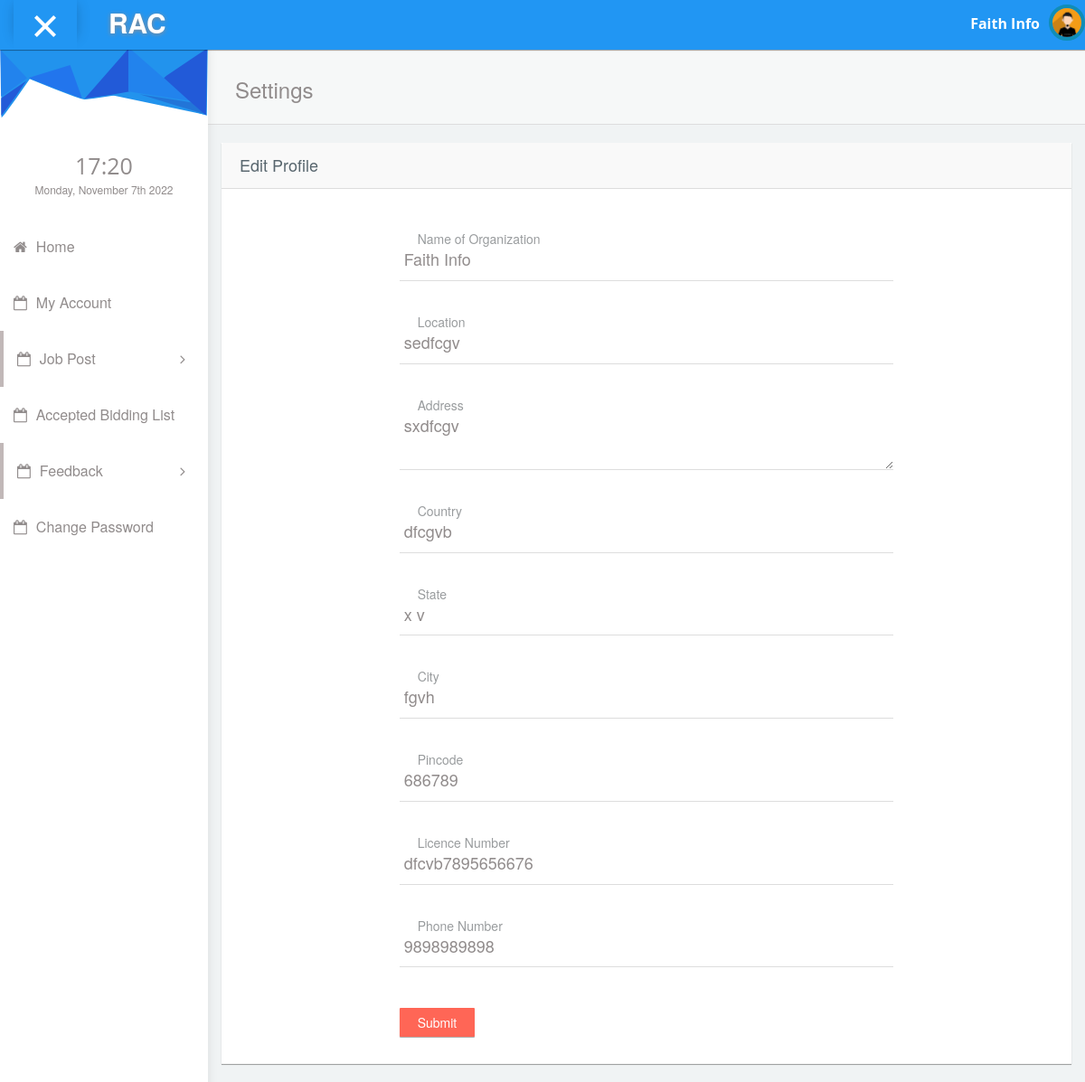
Page /organization/myaccount.php (signed in) on the committed database.
### tables this page shows
CREATE TABLE IF NOT EXISTS `org_reg` (
  `oid` int(11) NOT NULL AUTO_INCREMENT,
  `org_name` varchar(100) NOT NULL,
  `location` varchar(100) DEFAULT NULL,
  `address` text NOT NULL,
  `country` varchar(30) NOT NULL,
  `state` varchar(40) NOT NULL,
  `city` varchar(50) NOT NULL,
  `pincode` int(10) DEFAULT NULL,
  `license_no` varchar(20) NOT NULL,
  `ph_no` varchar(15) NOT NULL,
  `email` varchar(100) NOT NULL,
  PRIMARY KEY (`oid`)
);

### connectionclass.php (called while the page is built, shortened)
<?php
class ConnectionClass
{
public $db=null;
public function open()
{
$this->db=mysqli_connect('localhost','root','','rent_a_coder') or die('Error: ' . mysqli_error($myConnection));
	}
public function GetSingleData($qry)
{
  try
  {
      $result=mysqli_query($this->db,$qry);
	  if($result)
	  {
	         $row=mysqli_fetch_row($result) ;
			 return $row[0];
			 }
			 else
			 {
			     throw new Exception(mysqli_error($this->db));
			 }
    }
	catch(Exception $e)
	{
	         return $e->getMessage();
	}
 }
 public function GetSingleRow($qry)
 {
	try
	{
	    $result=mysqli_query($this->db,$qry);
		if($result)
		{
		   $row = mysqli_fetch_array($result);
		   return $row;
		   }
else
 throw new Exception(mysql_error());
}
catch(Exception $e)
{
return $e->getMessage();
}
}
}
?>

### organization/myaccount.php (the view, shortened to what this page needs)
<?php require_once('header.php');
require_once("../connectionclass.php");
$obj=new ConnectionClass();
 $email=$_SESSION['email'];
$qry="select * from org_reg where email='$email'";
$exe=$obj->GetSingleRow($qry);
  		?>
            <div id="content">
                <div class="panel box-shadow-none content-header">
                  <div class="panel-body">
                    <div class="col-md-12">
                        <h3 class="animated fadeInLeft">Settings</h3>
                    </div>
                  </div>
                </div>
                <div class="form-element">
                <div class="col-md-12 padding-0">
                <div class="col-md-12">
                  <div class="col-md-12 panel">
                    <div class="col-md-12 panel-heading">
                      <h4>Edit Profile</h4>
                    </div>
                    <div class="col-md-12 panel-body" style="padding-bottom:30px;">
                      <div class="col-md-2">
                      </div>
                        <div class="col-md-8">
                        <form class="cmxform"  method="post" action="codes/profileorg_exe.php?action=update">
                          <div class="col-md-12">
                             <div class="form-group form-animate-text" style="margin-top:40px !important;">
                              <input type="text" class="form-text" placeholder="Name" value="<?php echo $exe['org_name'];?>" name="org_name" pattern="[a-zA-Z ]+" title="Characters only" required>
                              <label>Name of Organization</label>
                            </div>
                            <div class="form-group form-animate-text" style="margin-top:40px !important;">
                              <input type="text" class="form-text" placeholder="location" value="<?php echo $exe['location'];?>" name="location" pattern="[a-zA-Z ]+" title="Characters only" required>
                              <label>Location</label>
                            </div>
                            <div class="form-group form-animate-text" style="margin-top:40px !important;">
                              <textarea name="address" class="form-text" placeholder="Address" value="<?php echo $exe['address'];?>" pattern="/^[a-zA-Z0-9 _-.,:']+$/" title="Must contain alphabets and numbers" required ><?php echo $exe['address'];?></textarea>
                              <label>Address</label>
                            </div>
                            <div class="form-group form-animate-text" style="margin-top:40px !important;">
                              <input type="text" class="form-text" placeholder="Country" value="<?php echo $exe['country'];?>" name="country" pattern="[a-zA-Z ]+" title="Characters only" required>
                              <label>Country</label>
                            </div>
                            <div class="form-group form-animate-text" style="margin-top:40px !important;">
                              <input type="text" class="form-text" placeholder="State" value="<?php echo $exe['state'];?>" name="state" pattern="[a-zA-Z ]+" title="Characters only" required>
                              <label>State</label>
                            </div>
                            <div class="form-group form-animate-text" style="margin-top:40px !important;">
                              <input type="text" class="form-text" placeholder="City" value="<?php echo $exe['city'];?>" name="city" pattern="[a-zA-Z ]+" title="Characters only" required>
                              <label>City</label>
                            </div>
                            <div class="form-group form-animate-text" style="margin-top:40px !important;">
                              <input type="text" class="form-text" placeholder="Pincode" value="<?php echo $exe['pincode'];?>" name="pincode" pattern="[6789][0-9]+" minlength="6" maxlength="6"   required>
                              <label>Pincode</label>
                            </div>
                            <div class="form-group form-animate-text" style="margin-top:40px !important;">
                              <input type="text" class="form-text" placeholder="license Number" value="<?php echo $exe['license_no'];?>" name="license_no" pattern="/^[a-zA-Z0-9 _-.,:']+$/" title="Must contain alphabets and numbers"required>
                              <label>Licence Number</label>
                            </div>
                            <div class="form-group form-animate-text" style="margin-top:40px !important;">
                              <input type="text" class="form-text" placeholder="Mobile Number" pattern="[9876][0-9]{9}" value="<?php echo $exe['ph_no'];?>" title="Enter a valid mobile number" maxlength="10" minlength="10" required="" name="ph_no">
                              <label>Phone Number</label>
                            </div>
                          </div>
                          <div class="col-md-12">
                              <input class="submit btn btn-danger" type="submit" value="Submit">
                        </div>
                      </form>
                    </div>
                    <div class="col-md-2">
                      </div>
                  </div>
                </div>
              </div>
              </div>
              </div>
            </div>
<?php require_once('footer.php'); ?>

### organization/header.php (shortened to what this page needs)
<!DOCTYPE html>
<html lang="en">
<head>
    <link rel="stylesheet" type="text/css" href="../admintemplate/css/bootstrap.min.css">
      <link rel="stylesheet" type="text/css" href="../admintemplate/css/plugins/font-awesome.min.css"/>
      <link rel="stylesheet" type="text/css" href="../admintemplate/css/plugins/simple-line-icons.css"/>
      <link rel="stylesheet" type="text/css" href="../admintemplate/css/plugins/animate.min.css"/>
      <link rel="stylesheet" type="text/css" href="../admintemplate/css/plugins/fullcalendar.min.css"/>
	<link href="../admintemplate/css/style.css" rel="stylesheet">
  </head>
<?php
require_once("../connectionclass.php");
$obj=new ConnectionClass();
$email=$_SESSION['email'];
$qry="select org_name from org_reg where email='$email'";
$name=$obj->GetSingleData($qry);
?>
 <body id="mimin" class="dashboard">
        <nav class="navbar navbar-default header navbar-fixed-top">
          <div class="col-md-12 nav-wrapper">
            <div class="navbar-header" style="width:100%;">
              <div class="opener-left-menu is-open">
                <span class="bottom"></span>
              </div>
                <a href="index.php" class="navbar-brand">
                 <b>RAC</b>
                </a>
              <ul class="nav navbar-nav navbar-right user-nav">
                <li class="user-name"><span><?php echo $name; ?></span></li>
                  <li class="dropdown avatar-dropdown">
                   <img src="../admintemplate/img/avatar.jpg" class="img-circle avatar" alt="user name" data-toggle="dropdown" aria-haspopup="true" aria-expanded="true"/>
                </li>
              </ul>
            </div>
          </div>
        </nav>
      <div class="container-fluid mimin-wrapper">
            <div id="left-menu">
              <div class="sub-left-menu scroll">
                <ul class="nav nav-list">
                    <li><div class="left-bg"></div></li>
                    <li class="time">
                      <h1 class="animated fadeInLeft" style="font-size: 25px;">21:00</h1>
                      <p class="animated fadeInRight">Sat,October 1st 2029</p>
                    </li>
                     <li class="ripple"><a href="index.php"><span class="fa fa-home"></span>Home</a></li>
                      <li class="ripple"><a href="myaccount.php"><span class="fa fa-calendar-o"></span>My Account</a></li>
                    <li class="active ripple">
                      <a class="tree-toggle nav-header"><span class="fa-calendar-o fa"></span>Job Post
                        <span class="fa-angle-right fa right-arrow text-right"></span>
                      </a>
                    </li>
                   <li class="ripple"><a href="request.php"><span class="fa fa-calendar-o"></span>Accepted Bidding List</a></li>
                    <li class="active ripple">
                      <a class="tree-toggle nav-header"><span class="fa-calendar-o fa"></span>Feedback
                        <span class="fa-angle-right fa right-arrow text-right"></span>
                      </a>
                    </li>
                   <li class="ripple"><a href="changepassword.php"><span class="fa fa-calendar-o"></span>Change Password</a></li>
                       </ul>
                </div>
            </div>

### rows in the picture
org_reg: org_name "Faith Info", location "sedfcgv", address "sxdfcgv", country "dfcgvb", state "x v", city "fgvh", pincode "686789", license_no "dfcvb7895656676", ph_no "9898989898"
